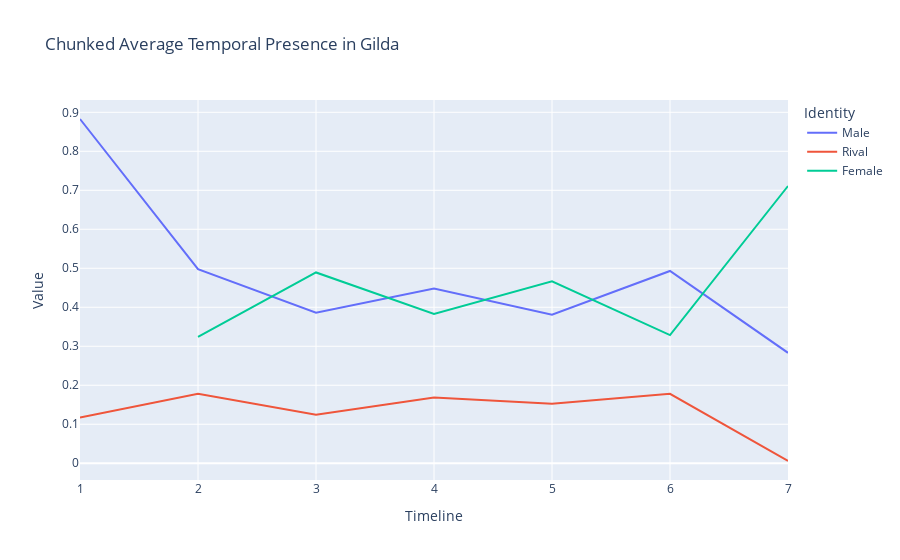

Notebook source saved alongside this figure:
### Markdown cell above
### CHUNKED PRESENCE

### Code cell
CHUNKING = 8

# User plotly to visualize something

import plotly.express as px
import pandas as pd

# Load all csv files in csv/
import glob
import os

csv_files = glob.glob("csv/Gilda.csv")
# Convert all entries to structured data with attribute 0 as frame number, 1 as Face Box, and 5 as Identity
# Skip first two lines of each file
# Skip rows where Identity is N/A

USE_GENERAL_NAMES = True
USE_GENDER_NAMES = True

USE_AVERAGE = True

IGNORE_MINOR_CHARACTERS = True

FILM_FRAME_TOTALS = {
	"Cliff": 2097,
	"Our Village": 2377,
	"Diary of Nurse": 2297,
	"Sabrina": 2751,
	"The Man from Laramie": 2477,
	"Human Desire": 2200,
	"Chikamatsu Story": 2460,
	"Black River": 2552,
	"Duel in the Sun": 3207,
	"Gilda": 2652,
	"Jigoku Mon": 2151,
	"Kurutta Kajitsu": 2076,
	"Notorious": 2433,
	"Oklahoma": 3577,
	"Vikings": 2740,
	"Waves of Life": 2465
}

RIVALS = ["Keming", "Professor Yuan", "Haoru", "David", "Vic", "Carl", "Ishun", "Hitokiri Joe", "Natsuhisa", "Bo Kang", "Wataru", "Jud", "Alex Sebastian", "Ballin", "Einar", "Jesse"]
MALES = ["Zhanwu", "Fan Jun", "Changping", "Linus", "Will", "Jeff", "Mohei", "Nishida", "Haruji", "Jin Zhang", "Moritoo", "Curly", "Devlin", "Johnny", "Eric", "Lewt"]
LADIES = ["Shuzhen", "Fang Qing", "Suhua", "Sabrina", "Barbara", "Vicki", "Osan", "Shizuko", "Eri", "Ye Suping", "Kesa", "Laurey", "Alicia", "Gilda", "Morgana", "Pearl"]

PROTAGONISTS = ["Zhanwu", "Fang Qing", "Suhua", "Sabrina", "Will", "Jeff", "Mohei", "Nishida", "Haruji", "Jin Zhang", "Moritoo", "Curly", "Alicia", "Johnny", "Eric", "Pearl"]
LOVES = ["Shuzhen", "Fan Jun", "Changping", "Linus", "Barbara", "Vicki", "Osan", "Shizuko", "Eri", "Ye Suping", "Kesa", "Laurey", "Devlin", "Gilda", "Morgana", "Lewt"]

def find_section(range_start, range_end, num_sections, value):
    """
    Given a range [range_start, range_end], this function splits it into
    num_sections and returns which section (1-based index) the value falls into.

    :param range_start: The start of the range (inclusive).
    :param range_end: The end of the range (inclusive).
    :param num_sections: Number of sections to divide the range into.
    :param value: The value for which we want to determine the section index.
    :return: The section index (1-based) where the value fits.
    """
    # Handle edge cases, e.g., if value < range_start or value > range_end
    if value <= range_start:
        return 1
    if value >= range_end:
        return num_sections

    # Compute the size of each section
    section_size = (range_end - range_start) / num_sections

    # Determine which section the value falls into using integer division
    section_index = int((value - range_start) // section_size) + 1

    # Make sure the section index doesn't exceed num_sections
    if section_index > num_sections:
        section_index = num_sections

    return section_index

def get_name(name):
	if USE_GENDER_NAMES:
		if name in MALES:
			name = "Male"
		elif name in LADIES:
			name = "Female"
	else:
		if name in PROTAGONISTS:
			name = "Protagonist"
		elif name in LOVES:
			name = "Love"
	return name

data = []
chunks = []
chunk_totals = []
for i in range(CHUNKING + 1):
	chunk_totals.append(0)
for i in range(CHUNKING + 1):
	chunks.append({})

for file in csv_files:
	with open(file) as f:
		lines = f.readlines()[2:]
		for line in lines:
			line = line.split(",")
			if line[5] != "\"N/A\"":
				# Att 3 is frame numbder / film's total frames (the film is the name of the current csv file)
				total = FILM_FRAME_TOTALS[os.path.basename(file)[:-4]]
				frame = int(line[0][1:][:-1])
				name = line[5][1:][:-1]
				if USE_GENERAL_NAMES:
					if name in RIVALS:
						name = "Rival"
					name = get_name(name)
				if IGNORE_MINOR_CHARACTERS:
					if USE_GENERAL_NAMES:
						if name not in ["Rival", "Protagonist", "Female", "Male", "Love"]:
							continue
					else:
						if name not in RIVALS:
							if name not in PROTAGONISTS:
								if name not in LOVES:
									continue
				time = find_section(0, total, CHUNKING, frame)
				# the chunk array time participant is a dictionary of the participants in that chunk
				chunk_totals[time] += 1
				if name not in chunks[time]:
					chunks[time][name] = 0
				chunks[time][name] += 1
				#data.append([frame, line[1], name, time])

for i in range(CHUNKING):
	for name in chunks[i]:
		if USE_AVERAGE:
			data.append([i, name, chunks[i][name] / chunk_totals[i]])
		else:
			data.append([i, name, chunks[i][name]])

df = pd.DataFrame(data, columns=["Timeline", "Identity", "Value"])
df["Identity"] = df["Identity"].astype(str)
df["Identity"] = df["Identity"].apply(lambda x: x.split(" ")[0])

# Create a scatter plot of the data
fig = px.line(df, x="Timeline", y="Value", color="Identity", title="Chunked Average Temporal Presence in Gilda")
fig.show()

### Figure 1 — Plotly figure (JSON) as saved in the notebook; plotly's stock layout.template omitted (floating-point values rounded to 4 significant figures)
{"data": [{"hovertemplate": "Identity=Male<br>Timeline=%{x}<br>Value=%{y}<extra></extra>", "legendgroup": "Male", "line": {"color": "#636efa", "dash": "solid"}, "marker": {"symbol": "circle"}, "mode": "lines", "name": "Male", "orientation": "v", "showlegend": true, "type": "scatter", "x": [1, 2, 3, 4, 5, 6, 7], "xaxis": "x", "y": [0.8828, 0.4977, 0.3863, 0.4481, 0.381, 0.4932, 0.2832], "yaxis": "y"}, {"hovertemplate": "Identity=Rival<br>Timeline=%{x}<br>Value=%{y}<extra></extra>", "legendgroup": "Rival", "line": {"color": "#EF553B", "dash": "solid"}, "marker": {"symbol": "circle"}, "mode": "lines", "name": "Rival", "orientation": "v", "showlegend": true, "type": "scatter", "x": [1, 2, 3, 4, 5, 6, 7], "xaxis": "x", "y": [0.1172, 0.1784, 0.1245, 0.1688, 0.1524, 0.1781, 0.00578], "yaxis": "y"}, {"hovertemplate": "Identity=Female<br>Timeline=%{x}<br>Value=%{y}<extra></extra>", "legendgroup": "Female", "line": {"color": "#00cc96", "dash": "solid"}, "marker": {"symbol": "circle"}, "mode": "lines", "name": "Female", "orientation": "v", "showlegend": true, "type": "scatter", "x": [2, 3, 4, 5, 6, 7], "xaxis": "x", "y": [0.3239, 0.4893, 0.3831, 0.4667, 0.3288, 0.711], "yaxis": "y"}], "layout": {"legend": {"title": {"text": "Identity"}, "tracegroupgap": 0}, "title": {"text": "Chunked Average Temporal Presence in Gilda"}, "xaxis": {"anchor": "y", "domain": [0, 1], "title": {"text": "Timeline"}}, "yaxis": {"anchor": "x", "domain": [0, 1], "title": {"text": "Value"}}}}
